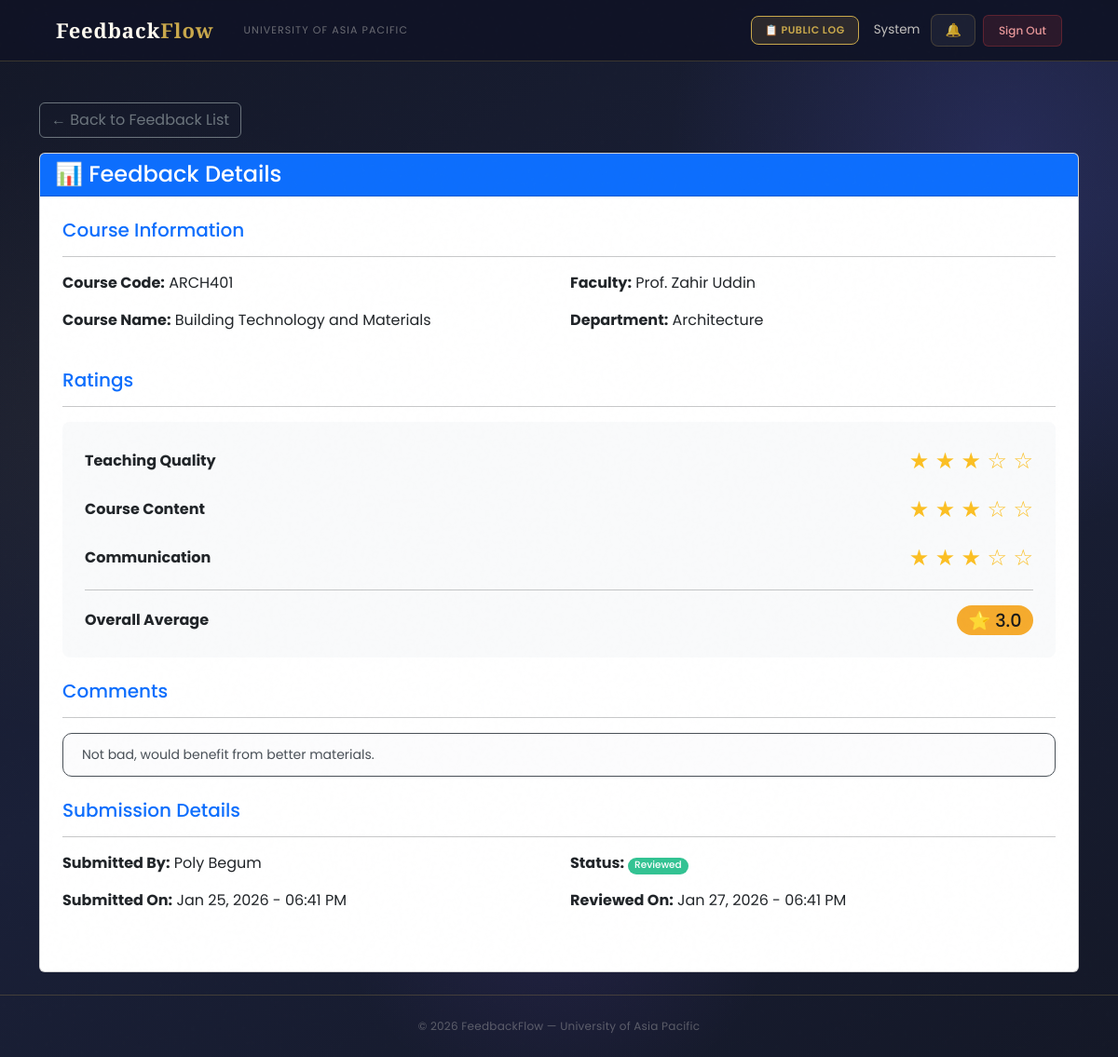
The app's page /feedback/detail/1/ (signed in) with its own data.
### users/models.py (models this page shows, shortened)
class User(AbstractBaseUser, PermissionsMixin):
    ROLE_CHOICES = (
        ('Student',   'Student'),
        ('Faculty',   'Faculty'),
        ('HOD',       'Head of Department'),
        ('Staff',     'Staff'),
        ('DAO',       'Dean of Administration Office'),
        ('Admin',     'Administrator'),
        ('Committee', 'Committee Member'),
    )
    DEPARTMENT_CHOICES = (
        ('DBA',          'Department of Business Administration'),
        ('CSE',          'Department of Computer Science and Engineering'),
        ('CE',           'Department of Civil Engineering'),
        ('EEE',          'Department of Electrical and Electronic Engineering'),
        ('Pharmacy',     'Department of Pharmacy'),
        ('Law',          'Department of Law and Human Rights'),
        ('English',      'Department of English'),
        ('Architecture', 'Department of Architecture'),
    )
    COMMITTEE_TYPE_CHOICES = (
        ('Harassment Committee', 'Harassment Committee'),
        ('Proctorial Committee', 'Proctorial Committee'),
    )
    email          = models.EmailField(unique=True, max_length=255)
    full_name      = models.CharField(max_length=150)
    role           = models.CharField(max_length=20, choices=ROLE_CHOICES)
    department     = models.CharField(max_length=100, choices=DEPARTMENT_CHOICES, null=True, blank=True)
    student_id     = models.CharField(max_length=50, unique=True, null=True, blank=True)
    committee_type = models.CharField(max_length=50, choices=COMMITTEE_TYPE_CHOICES, null=True, blank=True)
    is_active      = models.BooleanField(default=True)
    is_staff       = models.BooleanField(default=False)
    created_at     = models.DateTimeField(auto_now_add=True)
    updated_at     = models.DateTimeField(auto_now=True)
    USERNAME_FIELD  = 'email'
    REQUIRED_FIELDS = ['full_name']
    objects = UserManager()
    class Meta:
        verbose_name        = 'User'
        verbose_name_plural = 'Users'
        ordering            = ['-created_at']
    def get_short_name(self):
        return self.full_name.split()[0] if self.full_name else self.email

### feedback/models.py (models this page shows, shortened)
class Feedback(models.Model):
    STATUS_CHOICES = (
        ('Pending', 'Pending Review'),
        ('Reviewed', 'Reviewed'),
        ('Responded', 'Responded'),
    )
    student = models.ForeignKey(
        settings.AUTH_USER_MODEL,
        on_delete=models.CASCADE,
        related_name='feedback_submitted'
    )
    course = models.ForeignKey(
        Course,
        on_delete=models.CASCADE,
        related_name='feedback_received'
    )
    faculty = models.ForeignKey(
        settings.AUTH_USER_MODEL,
        on_delete=models.SET_NULL,
        null=True,
        blank=True,
        related_name='feedback_received',
        limit_choices_to={'role__in': ['Faculty', 'HOD']}
    )
    teaching_rating = models.IntegerField(
        validators=[MinValueValidator(1), MaxValueValidator(5)],
        help_text='Rate teaching quality (1-5 stars)'
    )
    content_rating = models.IntegerField(
        validators=[MinValueValidator(1), MaxValueValidator(5)],
        help_text='Rate course content (1-5 stars)'
    )
    communication_rating = models.IntegerField(
        validators=[MinValueValidator(1), MaxValueValidator(5)],
        help_text='Rate communication (1-5 stars)'
    )
    comments = models.TextField(blank=True, null=True)
    SECTION_CHOICES = (
        ('A', 'Section A'),
        ('B', 'Section B'),
        ('C', 'Section C'),
        ('D', 'Section D'),
    )
    class_section = models.CharField(
        max_length=1,
        choices=SECTION_CHOICES,
        blank=True,
        null=True
    )
    is_anonymous = models.BooleanField(default=False)
    status = models.CharField(
        max_length=20,
        choices=STATUS_CHOICES,
        default='Pending'
    )
    feedback_period = models.ForeignKey(
        'FeedbackPeriod',
        on_delete=models.SET_NULL,
        null=True, blank=True,
        related_name='feedbacks',
        help_text='The feedback period/round this was submitted during'
    )
    submitted_at = models.DateTimeField(auto_now_add=True)
    reviewed_at = models.DateTimeField(blank=True, null=True)
    class Meta:
        ordering = ['-submitted_at']
        verbose_name = 'Feedback'
        verbose_name_plural = 'Feedback'
    def get_average_rating(self):
        return round((self.teaching_rating + self.content_rating + self.communication_rating) / 3, 1)

class Course(models.Model):
    course_code = models.CharField(max_length=20, unique=True)
    course_name = models.CharField(max_length=200)
    department = models.CharField(max_length=100)
    semester = models.CharField(max_length=50)
    is_active = models.BooleanField(default=True)
    created_at = models.DateTimeField(auto_now_add=True)
    class Meta:
        ordering = ['course_code']
        verbose_name = 'Course'
        verbose_name_plural = 'Courses'

### feedback/views.py (the view)
# urls.py: path('detail/<int:feedback_id>/', views.feedback_detail, name='feedback_detail'),
@login_required
def feedback_detail(request, feedback_id):
    feedback = get_object_or_404(Feedback, id=feedback_id)
    if request.user.role == 'Student' and feedback.student != request.user:
        messages.error(request, 'You can only view your own feedback.')
        return redirect('my_feedback')
    context = {
        'feedback': feedback,
        'page_title': 'Feedback Detail'
    }
    return render(request, 'feedback/feedback_detail.html', context)

### users/context_processors.py (called while the page is built)
def notifications_count(request):
    if request.user.is_authenticated:
        from users.models import Notification, Announcement
        count = Notification.objects.filter(
            recipient=request.user,
            is_read=False
        ).count()
        active_announcements = []
        for ann in Announcement.objects.filter(is_active=True).order_by('-created_at')[:10]:
            if ann.is_visible_to(request.user):
                active_announcements.append(ann)
            if len(active_announcements) >= 3:
                break
        return {
            'unread_notifications_count': count,
            'active_announcements': active_announcements,
        }
    return {'unread_notifications_count': 0, 'active_announcements': []}

### feedback/templates/feedback/feedback_detail.html (shortened to what this page needs)
{% extends 'users/base.html' %}
{% block content %}
<div class="container mt-4">
    <div class="mb-3">
        {% if request.user.role == 'Student' %}
            <a href="{% url 'my_feedback' %}" class="btn btn-outline-secondary">
                ← Back to My Feedback
            </a>
        {% else %}
            <a href="{% url 'faculty_feedback_list' %}" class="btn btn-outline-secondary">
                ← Back to Feedback List
            </a>
        {% endif %}
    </div>
    <div class="card detail-card mb-4">
        <div class="card-header bg-primary text-white">
            <h4 class="mb-0">📊 Feedback Details</h4>
        </div>
        <div class="card-body p-4">
            <div class="mb-4">
                <h5 class="text-primary">Course Information</h5>
                <hr>
                <div class="row">
                    <div class="col-md-6">
                        <p><strong>Course Code:</strong> {{ feedback.course.course_code }}</p>
                        <p><strong>Course Name:</strong> {{ feedback.course.course_name }}</p>
                    </div>
                    <div class="col-md-6">
                        <p><strong>Faculty:</strong> {{ feedback.faculty.full_name|default:"—" }}</p>
                        <p><strong>Department:</strong> {{ feedback.course.department }}</p>
                    </div>
                </div>
            </div>
            <div class="mb-4">
                <h5 class="text-primary">Ratings</h5>
                <hr>
                <div class="rating-display">
                    <div class="rating-item">
                        <div class="d-flex justify-content-between align-items-center">
                            <span><strong>Teaching Quality</strong></span>
                            <span class="stars-large">
                                {% for i in "12345" %}
                                    {% if forloop.counter <= feedback.teaching_rating %}★{% else %}☆{% endif %}
                                {% endfor %}
                            </span>
                        </div>
                    </div>
                    <div class="rating-item">
                        <div class="d-flex justify-content-between align-items-center">
                            <span><strong>Course Content</strong></span>
                            <span class="stars-large">
                                {% for i in "12345" %}
                                    {% if forloop.counter <= feedback.content_rating %}★{% else %}☆{% endif %}
                                {% endfor %}
                            </span>
                        </div>
                    </div>
                    <div class="rating-item">
                        <div class="d-flex justify-content-between align-items-center">
                            <span><strong>Communication</strong></span>
                            <span class="stars-large">
                                {% for i in "12345" %}
                                    {% if forloop.counter <= feedback.communication_rating %}★{% else %}☆{% endif %}
                                {% endfor %}
                            </span>
                        </div>
                    </div>
                    <hr>
                    <div class="d-flex justify-content-between align-items-center">
                        <span><strong>Overall Average</strong></span>
                        <span class="badge bg-warning text-dark" style="font-size: 1.2rem;">
                            ⭐ {{ feedback.get_average_rating }}
                        </span>
                    </div>
                </div>
            </div>
            {% if feedback.comments %}
            <div class="mb-4">
                <h5 class="text-primary">Comments</h5>
                <hr>
                <div class="alert alert-light">
                    <p class="mb-0">{{ feedback.comments }}</p>
                </div>
            </div>
            {% endif %}
            <div class="mb-4">
                <h5 class="text-primary">Submission Details</h5>
                <hr>
                <div class="row">
                    <div class="col-md-6">
                        {% if request.user.role == 'Student' or not feedback.is_anonymous %}
                            <p><strong>Submitted By:</strong>
                                {% if feedback.is_anonymous %}
                                    Anonymous Student
                                {% else %}
                                    {{ feedback.student.full_name }}
                                {% endif %}
                            </p>
                        {% else %}
                            <p><strong>Submitted By:</strong> Anonymous Student</p>
                        {% endif %}
                        <p><strong>Submitted On:</strong> {{ feedback.submitted_at|date:"M d, Y - h:i A" }}</p>
                    </div>
                    <div class="col-md-6">
                        <p><strong>Status:</strong>
                            <span class="badge
                                {% if feedback.status == 'Pending' %}bg-warning text-dark
                                {% elif feedback.status == 'Reviewed' %}bg-success
                                {% elif feedback.status == 'Responded' %}bg-primary
                                {% endif %}">
                                {{ feedback.status }}
                            </span>
                        </p>
                        {% if feedback.reviewed_at %}
                            <p><strong>Reviewed On:</strong> {{ feedback.reviewed_at|date:"M d, Y - h:i A" }}</p>
                        {% endif %}
                    </div>
                </div>
            </div>
        </div>
    </div>
</div>
{% endblock %}

### users/templates/users/base.html (shortened to what this page needs)
<!DOCTYPE html>
<html lang="en">
<head>
    <link href="https://cdn.jsdelivr.net/npm/bootstrap@5.3.0/dist/css/bootstrap.min.css" rel="stylesheet">
</head>
<body>
    <nav class="navbar navbar-expand-lg">
        <div class="container-fluid d-flex align-items-center gap-3">
            <a class="navbar-brand" href="/">Feedback<em>Flow</em></a>
            <span class="navbar-text d-none d-md-inline">University of Asia Pacific</span>
            {% if user.is_authenticated %}
            <div class="ms-auto d-flex align-items-center gap-2">
                <a href="{% url 'public_log' %}" class="btn-bell"
                    style="font-size:11px; font-weight:600; text-transform:uppercase; letter-spacing:0.05em; background:rgba(201,168,76,.15); color:var(--gold) !important; border-color:var(--gold) !important;">
                    📋 Public Log
                </a>
                <span class="nav-user-info d-none d-md-inline ms-2">{{ user.get_short_name }}</span>
                <a href="{% url 'notifications' %}" class="btn-bell ms-1">
                    🔔
                </a>
                <a href="{% url 'logout' %}" class="btn-logout">Sign Out</a>
            </div>
            {% endif %}
        </div>
    </nav>
    <main>
        {% block content %}{% endblock %}
    </main>
    <footer>
        <p>© 2026 FeedbackFlow — University of Asia Pacific</p>
    </footer>
</body>
</html>

### records on screen
User: get_short_name "System"
Feedback: course.course_code "ARCH401", course.course_name "Building Technology and Materials", faculty.full_name "Prof. Zahir Uddin", course.department "Architecture", get_average_rating "3.0", comments "Not bad, would benefit from better materials.", student.full_name "Poly Begum", submitted_at "Jan 25, 2026 - 06:41 PM", status "Reviewed", reviewed_at "Jan 27, 2026 - 06:41 PM"
